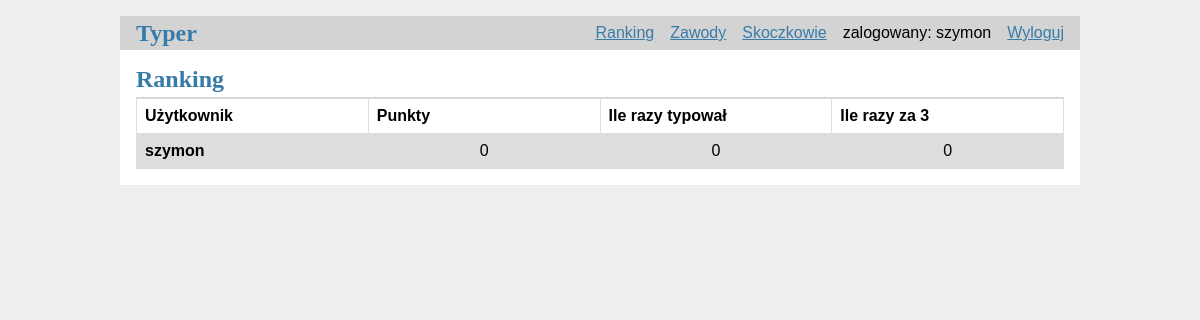
The app's page /ranking (signed in), older data.
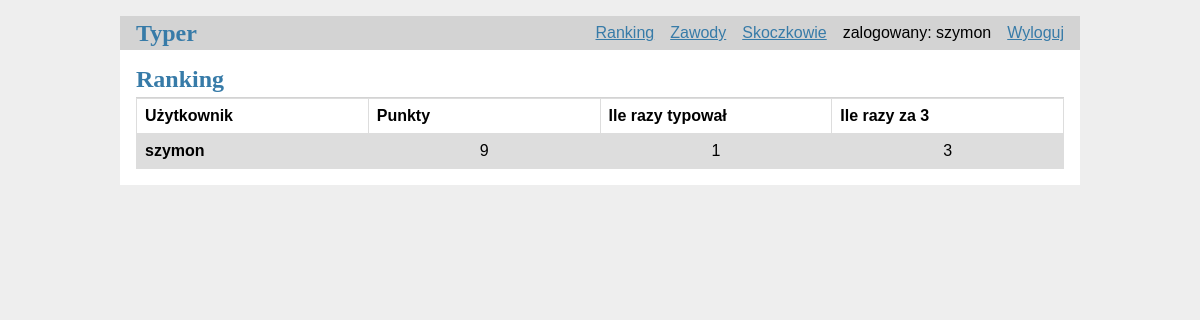
The same page, newer data.
### tables this page shows
CREATE TABLE user(
    id INTEGER PRIMARY KEY AUTOINCREMENT,
    username TEXT UNIQUE NOT NULL,
    password TEXT NOT NULL,
    times_bet INTEGER NOT NULL DEFAULT 0,
    times_exact INTEGER NOT NULL DEFAULT 0,
    points INTEGER NOT NULL DEFAULT 0
);

### flaskr/ranking.py (the view)
@bp.route('/ranking')
@login_required
def ranking():
    db = get_db()
    users = db.execute(
        'SELECT id, username, points, times_bet, times_exact FROM user'
    ).fetchall()
    return render_template('ranking/ranking.html', users=users)

### flaskr/auth.py (called while the page is built)
@bp.before_app_request
def load_logged_in_user():
    user_id = session.get('user_id')
    if user_id is None:
        g.user = None
    else:
        g.user = get_db().execute(
            'SELECT * FROM user WHERE id = ?', (user_id,)
        ).fetchone()

def login_required(view):
    @functools.wraps(view)
    def wrapped_view(**kwargs):
        if g.user is None:
            return redirect(url_for('auth.login'))
        return view(**kwargs)
    return wrapped_view

### flaskr/db.py (called while the page is built)
def get_db():
    if 'db' not in g:
        g.db = sqlite3.connect(
            current_app.config['DATABASE'],
            detect_types=sqlite3.PARSE_DECLTYPES
        )
        g.db.row_factory = sqlite3.Row
    return g.db

### flaskr/templates/ranking/ranking.html
{% extends 'base.html' %}
{% block header %}
    <h1>Ranking</h1>
{% endblock %}
{% block content %}
    <table style="width:100%">
        <tr>
            <th style="width:25%">Użytkownik</th>
            <th style="width:25%">Punkty</th>
            <th style="width:25%">Ile razy typował</th>
            <th style="width:25%">Ile razy za 3</th>
        </tr>
        {% for user in users %}
            <tr style="border-bottom:1px">
                {% if user['id'] == g.user['id'] %}
                <td style="font-weight:bold">{{ user['username'] }}</td>
                {% else %}
                <td style="text-align:center">{{ user['username'] }}</td>
                {% endif %}
                <td style="text-align:center">{{ user['points'] }}</td>
                <td style="text-align:center">{{ user['times_bet'] }}</td>
                <td style="text-align:center">{{ user['times_exact'] }}</td>
            </tr>
        {% endfor %}
    </table>
{% endblock %}

### flaskr/templates/base.html (shortened to what this page needs)
<!doctype html>
<link rel="stylesheet" href="{{ url_for('static', filename='style.css') }}">
<nav>
    <h1><a href="{{ url_for('typer.index') }}">Typer</a></h1>
    <ul>
        {% if g.user %}
            <li><a href="{{ url_for('ranking.ranking') }}">Ranking</a></li>
            <li><a href="{{ url_for('tournaments.tournaments') }}">Zawody</a></li>
            <li><a href="{{ url_for('jumpers.jumpers') }}">Skoczkowie</a></li>
            <li><span>zalogowany: {{ g.user['username'] }}</span></li>
            <li><a href="{{ url_for('auth.logout') }}">Wyloguj</a></li>
        {% else %}
            <li><a href="{{ url_for('auth.register') }}">Zarejestruj</a></li>
            <li><a href="{{ url_for('auth.login') }}">Zaloguj</a></li>
        {% endif %}
    </ul>
</nav>
<section class="content">
    <header>
        {% block header %}{% endblock %}
    </header>
    {% block content %}{% endblock %}
</section>

Row changes from the older to the newer data that the page shows:
changed user "szymon": points "0" → "9"; times_bet "0" → "1"; times_exact "0" → "3"
